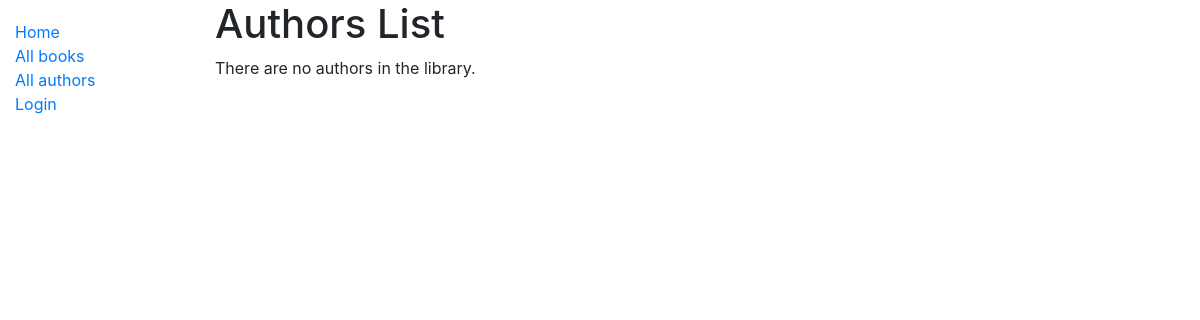
The app's page /catalog/authors/, older data.
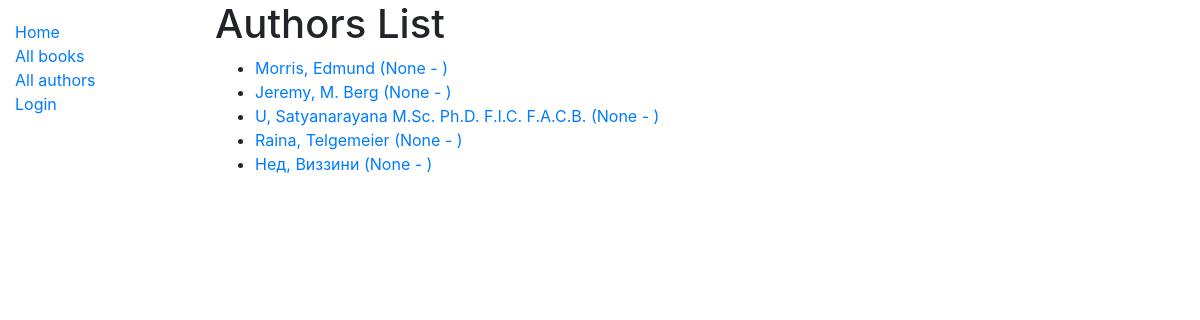
The same page, newer data.
### catalog/models.py (models this page shows, shortened)
class Author(models.Model):
    first_name = models.CharField(max_length=100)
    last_name = models.CharField(max_length=100)
    date_of_birth = models.DateField(null=True, blank=True)
    date_of_death = models.DateField('Died', null=True, blank=True)
    class Meta:
        ordering = ['last_name', 'first_name']
    def get_absolute_url(self):
        return reverse('author-detail', args=[str(self.id)])

### catalog/views.py (the view)
# urls.py: path('authors/', views.AuthorListView.as_view(), name='authors'),
class AuthorListView(generic.ListView):
	model = Author
	paginate_by = 10

### catalog/templates/catalog/author_list.html
{% extends "base_generic.html" %}
{% block content %}
  <h1>Authors List</h1>
  {% if author_list %}
  <ul>
    {% for author in author_list %}
      <li>
        <a href="{{ author.get_absolute_url }}">{{ author.first_name }}, {{ author.last_name }} ({{author.date_of_birth}} - {{author.date_of_death|default_if_none:""}} )</a>
      </li>
    {% endfor %}
  </ul>
  {% else %}
    <p>There are no authors in the library.</p>
  {% endif %}
{% endblock %}

Row changes from the older to the newer data that the page shows:
added Author: first_name "Morris", last_name "Edmund", date_of_birth "None"
added Author: first_name "Jeremy", last_name "M. Berg", date_of_birth "None"
added Author: first_name "U", last_name "Satyanarayana M.Sc. Ph.D. F.I.C. F.A.C.B.", date_of_birth "None"
added Author: first_name "Raina", last_name "Telgemeier", date_of_birth "None"
added Author: first_name "Нед", last_name "Виззини", date_of_birth "None"
Text that changed along with them:
text no longer shown: "There are no authors in the library."
